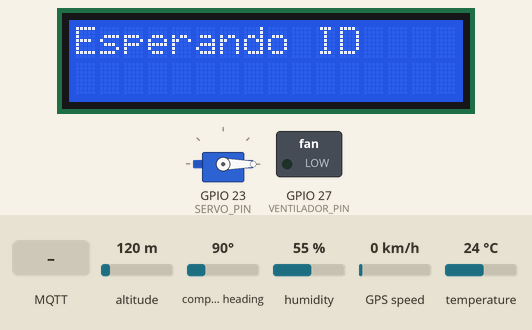
Simulated run of this sketch. Board: ESP32. On the bench: 16×2 character LCD, servo, switched loads named in the sketch (green lamp = pin HIGH). The inputs (shaded band) are chosen by the test bench; at power-on: humidity 55 %, temperature 24 °C, altitude 120 m, compass heading 90°, GPS speed 0 km/h. WiFi joins after 1.5 s; servers stay silent unless stated; the GPS gets a fix after 3 s at 37.7749, -122.4194 with 8 satellites; no MQTT or app messages arrive unless stated; what the sketch prints to the serial monitor is not drawn.

Above: at 2.8 s.
2.9 s: MQTT message "1" arrives on the third subscribed topic
At 6.4 s:
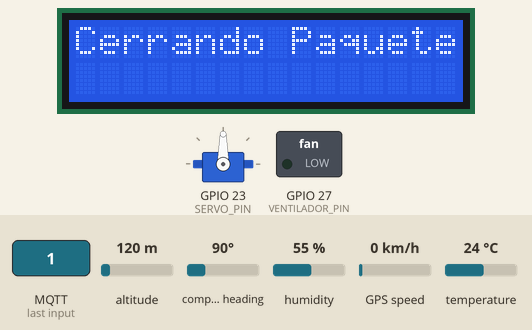
6.7 s: humidity set to 22 %
At 9.6 s:
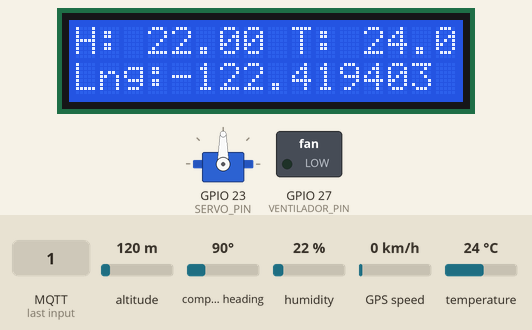
10.2 s: temperature set to 12 °C
At 11.2 s:
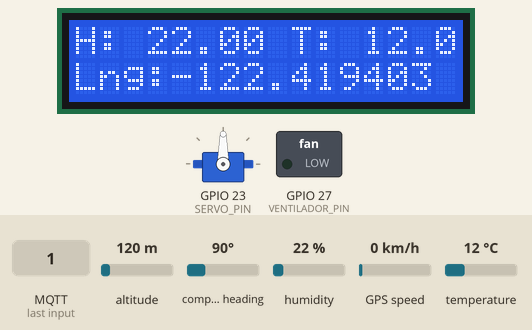
12.4 s: humidity set to 40 %
At 14.0 s:
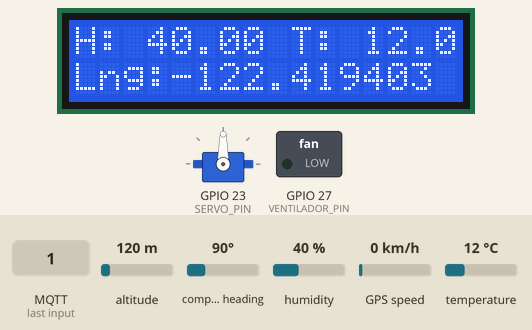
16.1 s: temperature set to 19 °C
At 18.4 s:
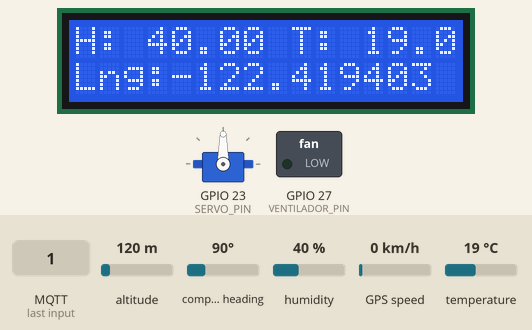
Timing chart, 0 to 19.9 s (numbered marks = the images above; inputs shaded):
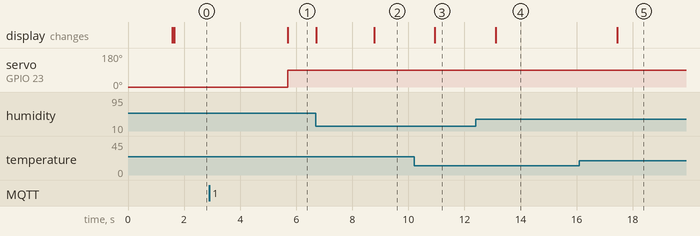

The sketch:

PL2.ino
```cpp
#include <ESP32PWM.h>
#include <ESP32Servo.h>
#include <WiFi.h>
#include <PubSubClient.h>
#include <Keypad.h>
#include <LiquidCrystal_I2C.h>
#include <Wire.h>
#include <DHT.h>
#include <HardwareSerial.h>
#include <TinyGPS++.h>  // Biblioteca para procesar datos GPS

/* ----- AJUSTES ----- */
// WiFi and MQTT settings
#define WIFI_SSID "Alpargatas Tenebrosas"
#define WIFI_PASSWORD "RayoMcQueenFeo"
const char* mqttServer = "192.168.165.38";
const int mqttPort = 1883;
const char* mqttUser = "user";
const char* mqttPassword = "pw";

// MQTT Topics
String topicEstado = "Paquetes/p0/-1/estado";
String topicID = "Paquetes/p0/id";
String topicTH = "Paquetes/p0/-1/dht22";
String topicGPS = "Paquetes/p0/-1/gps";
String topicVentilador = "Paquetes/p0/-1/ventilador¡";
String topicPW = "Paquetes/p0/-1/PW";


//Keypad - Columns y Rows
#define KPC0PIN 13
#define KPC1PIN 14
#define KPC2PIN 15
#define KPR0PIN 16
#define KPR1PIN 17
#define KPR2PIN 18
#define KPR3PIN 19
//DHT
#define DHTTYPE  DHT22
#define DHTPIN    4
//GPS
#define RXPIN 5
#define TXPIN 12
//SERVO
#define SERVO_PIN 23
//VENTILADOR
#define VENTILADOR_PIN 27

/* ----- VARIABLES ----- */
WiFiClient espClient;
PubSubClient client(espClient);

// Información sobre el paquete
String id = ""; //ID del paquete
String estado = "CARGA"; // CARGA->CIERRE->ENVIO->APERTURA
bool ventilador = false;
String password = "";

//LCD 16x2
LiquidCrystal_I2C lcd(0x27, 16, 2);
//DHT22
DHT dht(DHTPIN, DHTTYPE, 22);
//KeyPad
const byte ROWS = 4;
const byte COLS = 3;
byte rowPins[ROWS] = {KPR0PIN, KPR1PIN, KPR2PIN, KPR3PIN};
byte colPins[COLS] = {KPC0PIN, KPC1PIN, KPC2PIN};
char hexaKeys[ROWS][COLS] = {
  {'1', '2', '3'},
  {'4', '5', '6'},
  {'7', '8', '9'},
  {'*', '0', '#'}
};
Keypad customKeypad = Keypad(makeKeymap(hexaKeys), rowPins, colPins, ROWS, COLS);
//GPS
HardwareSerial GPS(2);
TinyGPSPlus gps;  // Objeto TinyGPS++
//Servo
Servo servo;

/* ----- FUNCIONES DE CONFIGURACIÓN ----- */
void initWiFi() {
  WiFi.begin(WIFI_SSID, WIFI_PASSWORD);
  while (WiFi.status() != WL_CONNECTED) {
    delay(500);
    Serial.print(".");
  }
  Serial.println("Conectado al WiFi.");
  Serial.print("Dirección IP: ");
  Serial.println(WiFi.localIP());
}

void ConnectMqtt() {

  while (!client.connected()) {
    if (client.connect("ESP32Client", mqttUser, mqttPassword)) {
      Serial.println("Conectado al broker MQTT.");
      Serial.println("Conectando:");
      Serial.println(topicEstado.c_str());
      client.subscribe(topicEstado.c_str());
      Serial.println(topicPW.c_str());
      client.subscribe(topicPW.c_str());
      Serial.println(topicID.c_str());
      client.subscribe(topicID.c_str());
      client.subscribe(topicVentilador.c_str());
    } else {
      Serial.print("Error de conexión MQTT: ");
      Serial.print(client.state());
      Serial.println();
      delay(2000);
    }
  }
}

/* ----- CALLBACK PARA RECIBIR MENSAJES ----- */
void callback(char* topic, byte* payload, unsigned int length) {
  String message;
  for (int i = 0; i < length; i++) {
    message += (char)payload[i];
  }
  Serial.print("Mensaje recibido en topic ");
  Serial.print(topic);
  Serial.print(": ");
  Serial.println(message);

  // Actualizar estado en función del topic
  if (String(topic) == topicEstado) {
    Serial.println("Estado recibido");
    estado = message;
  } if (String(topic) == topicVentilador) {
    ventilador = (message == "1");
  } if (String(topic) == topicID) {
    Serial.println("ID recibido");
    id = message;
  } if (String(topic) == topicPW) {
    password = message;
  }
}

void handleMQTT(){
  if (!client.connected())
    {
        ConnectMqtt();
    }
    client.loop();
}

/* ----- SETUP ----- */
void setup() {
  Serial.begin(115200);  // Inicia la comunicación serial a 115200 baudios
  lcd.begin();  // Inicializa el LCD
  lcd.backlight();  // Enciende la luz de fondo del LCD

  // WiFi y MQTT
  lcd.setCursor(0,0);
  lcd.print("Init WIFI");  // Muestra mensaje de inicialización de Wi-Fi
  initWiFi();  // Inicializa la conexión Wi-Fi
  lcd.setCursor(0,1);
  lcd.print("Init MQTT");  // Muestra mensaje de inicialización de MQTT
  client.setServer(mqttServer, mqttPort);
  client.setCallback(callback);
  ConnectMqtt();
  lcd.clear();  // Limpia la pantalla LCD

  // Servomotor
  servo.attach(SERVO_PIN);  // Conecta el servomotor al pin especificado
  servo.write(0);  // Asegura que la caja esté cerrada al inicio

  // DHT22
  dht.begin();  // Inicializa el sensor DHT22

  // GPS
  GPS.begin(9600, SERIAL_8N1, TXPIN, RXPIN);  // Inicializa el GPS a 9600 baudios

  // VENTILADOR
  pinMode(VENTILADOR_PIN, OUTPUT);  // Configura el pin del ventilador como salida
  digitalWrite(VENTILADOR_PIN, LOW);  // Apaga el ventilador al inicio
}

/* ----- LOOP ----- */
void loop() {
  if (!client.connected()) {  // Si no está conectado a MQTT, intenta reconectar
    ConnectMqtt();
  }
  client.loop();  // Mantiene la conexión MQTT activa

  //enviarEstado();  // Envía el estado actual del paquete


  while(id == ""){
    handleMQTT();
    lcd.clear();
    lcd.setCursor(0, 0);
    lcd.print("Esperando ID");
    delay(2000);

    estado = "CERRAR";
  }  // Espera a que el ID del paquete se defina
  Serial.println("Topics modificados");
  topicEstado = "Paquetes/p0/"+id+"/estado";
  Serial.println(topicEstado);
  topicTH = "Paquetes/p0/"+id+"/dht22";
  Serial.println(topicTH);
  topicGPS = "Paquetes/p0/"+id+"/gps";
  Serial.println(topicGPS);
  topicVentilador = "Paquetes/p0/"+id+"/ventilador";
  Serial.println(topicVentilador);
  topicPW = "Paquetes/p0/"+id+"/pw";
  Serial.println(topicPW);
  resuscribirTopics();

  cargarPaquete();  // Espera a que el paquete sea cargado

  cerrarPaquete();  // Cierra el paquete (cerrando la caja)

  enviandoPaquete();  // Empieza el proceso de envío del paquete

  pedirPW(password);  // Pide la contraseña para abrir el paquete
  abrirPaquete();  // Abre el paquete si la contraseña es correcta
}

void resuscribirTopics() {
  client.subscribe(topicEstado.c_str());
  client.subscribe(topicPW.c_str());
  client.subscribe(topicID.c_str());
  client.subscribe(topicVentilador.c_str());
}

/* ----- FUNCIONES DE MQTT ----- */
void enviarTH(float h, float t) {
  String th = String(t)+"-"+String(h);
  client.publish(topicTH.c_str(), th.c_str());  // Publica la temperatura en el tema correspondiente

}

void enviarGPS(String ubicacion) {
  Serial.println("Enviando Ubicación");
  Serial.println(ubicacion.c_str());

  client.publish(topicGPS.c_str(), ubicacion.c_str());  // Publica la ubicación GPS en el tema correspondiente
}

void enviarEstado() {
  client.publish(topicEstado.c_str(), estado.c_str());  // Publica el estado del paquete
}

/* ----- FUNCIONES DE ESTADO ----- */
void cargarPaquete() {
  while (estado == "CARGA") {  // Mientras el paquete esté en estado "CARGA"
    lcd.clear();  // Limpia la pantalla LCD
    lcd.setCursor(0, 0);
    lcd.print("Esperando Carga");  // Muestra mensaje de espera
    delay(2000);  // Espera 2 segundos
    handleMQTT();
  }
}

void cerrarPaquete() {
  lcd.clear();  // Limpia la pantalla LCD
  lcd.setCursor(0, 0);
  lcd.print("Cerrando Paquete...");  // Muestra mensaje de cierre
  servo.write(90);  // Mueve el servomotor a la posición de cierre
  delay(1000);  // Espera 2 segundos

  lcd.setCursor(0, 1);
  lcd.print("Paquete Cerrado");  // Muestra mensaje de que el paquete está cerrado
  delay(2000);  // Espera 1 segundo

  estado = "ENVIO";  // Cambia el estado del paquete a "CERRADO"
  enviarEstado();  // Envía el nuevo estado (CERRADO) al servidor MQTT
}

void enviandoPaquete() {

  while (estado == "ENVIO") {  // Mientras el estado sea "ENVIO", se realiza el envío
    float h = dht.readHumidity();  // Lee la humedad desde el sensor DHT22
    float t = dht.readTemperature();  // Lee la temperatura desde el sensor DHT22


    // Procesar datos del GPS
    while (GPS.available() > 0) {
      gps.encode(GPS.read());  // Procesa datos del GPS
    }

    // Leer ubicación y velocidad si están disponibles
    if (gps.location.isUpdated()) {
      float lat = gps.location.lat();
      float lng = gps.location.lng();
      //float speed = gps.speed.kmph();
      String ubicacion = "Lat:" + String(lat, 6) + ",Lng:" + String(lng, 6);
      enviarGPS(ubicacion);  // Envía la ubicación GPS al servidor MQTT

      lcd.clear();  // Limpia la pantalla LCD
      lcd.setCursor(0, 0);
      lcd.print("Lat:");
      lcd.print(lat, 6);
      lcd.setCursor(0, 1);
      lcd.print("Lng:");
      lcd.print(lng, 6);
    }  else{
      Serial.println("Ubicación no encontrada");
    }

    // Mostrar temperatura y humedad en LCD
    lcd.setCursor(0, 0);
    lcd.print("H: ");
    lcd.print(h);  // Muestra la humedad leída
    lcd.print(" T: ");
    lcd.print(t);  // Muestra la temperatura leída

    enviarTH(h, t);  // Envía la temperatura y humedad al servidor MQTT

    // Control del ventilador
    if (ventilador) {  // Si el ventilador está activado
      digitalWrite(VENTILADOR_PIN, HIGH);  // Enciende el ventilador
    } else {  // Si el ventilador está desactivado
      digitalWrite(VENTILADOR_PIN, LOW);  // Apaga el ventilador
    }
    delay(500);  // Espera 1 segundo antes de enviar la siguiente lectura
    handleMQTT();
  }
}

void pedirPW(const String& password) {
  while(password == ""){
    handleMQTT();
    lcd.clear();
    lcd.setCursor(0, 0);
    lcd.print("Esperando PW");
  }  // Espera hasta que se reciba una contraseña válida

  String input = "";  // Variable para almacenar la contraseña ingresada
  while (input != password) {  // Mientras la contraseña ingresada no coincida con la almacenada
    lcd.clear();  // Limpia la pantalla LCD
    lcd.setCursor(0, 0);
    lcd.print("Password: ");  // Muestra el mensaje "Password:"
    lcd.setCursor(0, 1);
    while (input.length() < password.length()) {  // Lee cada tecla ingresada en el teclado
      char key = customKeypad.getKey();  // Obtiene la tecla presionada
      if (key) {
        lcd.print(key);  // Muestra la tecla presionada en el LCD
        input += key;  // Añade la tecla a la contraseña ingresada
      }
    }
    lcd.clear();  // Limpia la pantalla LCD
    lcd.setCursor(0, 0);
    if (input == password) {  // Si la contraseña es correcta
      lcd.print("PW ACEPTADA");  // Muestra el mensaje "PW ACEPTADA"
    } else {  // Si la contraseña es incorrecta
      lcd.print("PW RECHAZADA");  // Muestra el mensaje "PW RECHAZADA"
      input = "";  // Reinicia la contraseña ingresada para intentar de nuevo
    }
    delay(2000);  // Espera 2 segundos antes de permitir otro intento
  }
}

void abrirPaquete() {
  lcd.clear();  // Limpia la pantalla LCD
  lcd.setCursor(0, 0);
  lcd.print("Abriendo paquete");  // Muestra el mensaje "Abriendo paquete"
  servo.write(0);  // Abre el servomotor (abriendo la caja)
  delay(1000);  // Espera 1 segundo

  lcd.setCursor(0, 1);
  lcd.print("Paquete Abierto");  // Muestra el mensaje "Paquete Abierto"
  delay(2000);  // Espera 2 segundos

  estado = "CARGA";  // Cambia el estado del paquete a "CARGA" (listo para cargar otro paquete)
  enviarEstado();  // Envía el nuevo estado al servidor MQTT
}
```

Measured:
- after the input at 2.9 s, servo on GPIO 23 (SERVO_PIN): 0° → 90° after 2.8 s; the display: changes after 2.8 s (image 1)
- after the input at 10.2 s, the display: changes after 0.75 s (image 3)
- after the input at 12.4 s, the display: changes after 0.71 s (image 4)
- after the input at 16.1 s, the display: changes after 1.3 s (image 5)
